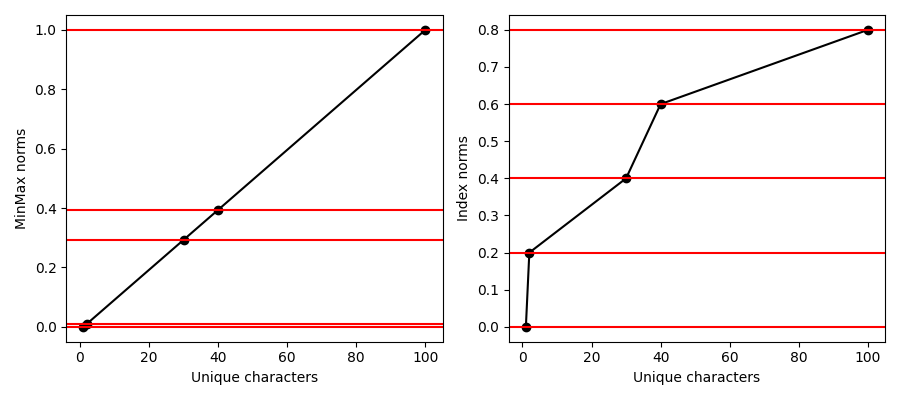

Recreate this plot in Python.
# libraries
import matplotlib.pyplot as plt


# data
unique_chars = [1,2,30,40,100]
n_chars = len(unique_chars)
minchar = min(unique_chars)
maxchar = max(unique_chars)

minmax_norms = [(i - minchar) / (maxchar - minchar) for i in unique_chars]
index_norms = [i / n_chars for i in range(n_chars)]


# plot
fig, axis = plt.subplots(1, 2, figsize=(9,4))

axis[0].plot(unique_chars, minmax_norms, color='black')
axis[0].scatter(unique_chars, minmax_norms, color='black')
for y in minmax_norms:
	axis[0].axhline(y, color='red')
axis[0].set_xlabel("Unique characters")
axis[0].set_ylabel("MinMax norms")

axis[1].plot(unique_chars, index_norms, color='black')
axis[1].scatter(unique_chars, index_norms, color='black')
for y in index_norms:
	axis[1].axhline(y, color='red')
axis[1].set_xlabel("Unique characters")
axis[1].set_ylabel("Index norms")

plt.tight_layout()
plt.show()
